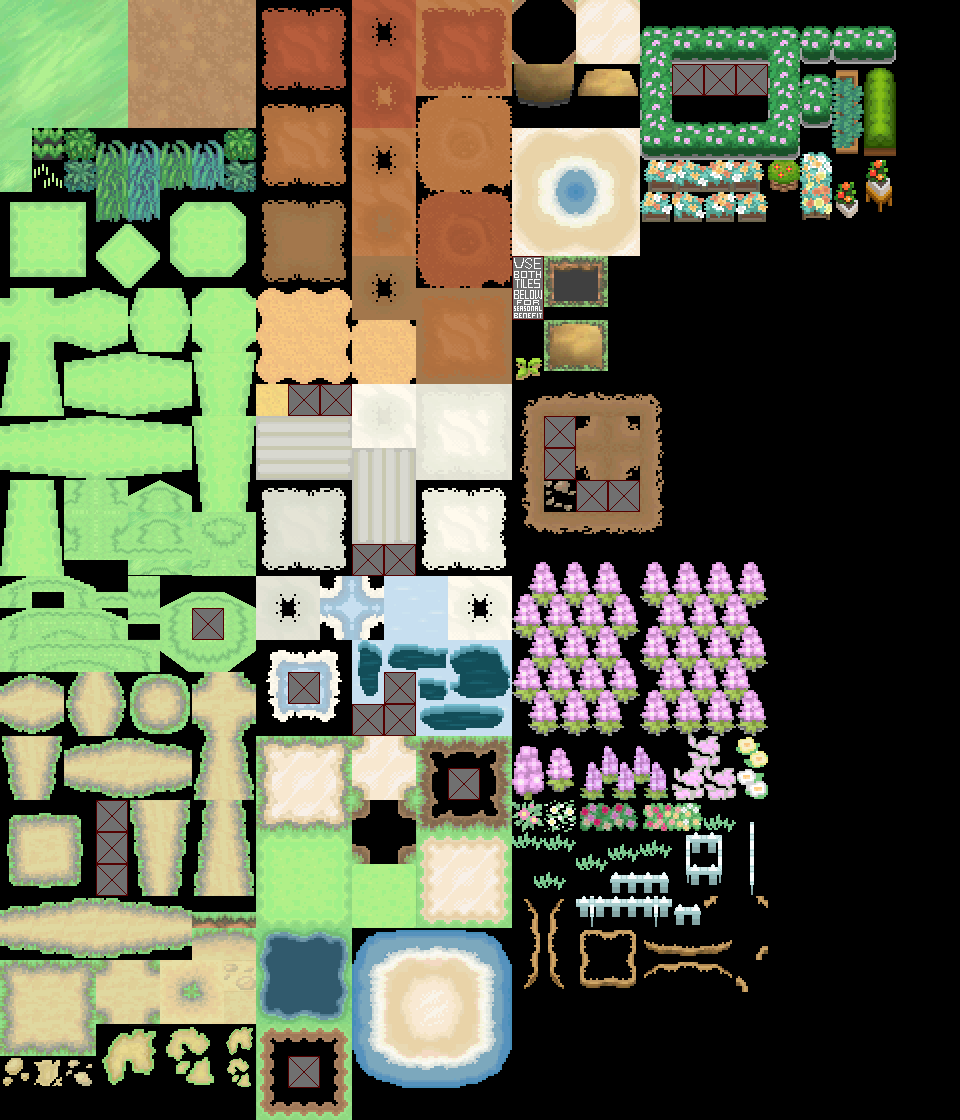

Below is a game level as drawn by its tile map, then a one-line description and the .tmx file that defines it, in full:
An orthogonal 30x35 tile map with 32x32 px tiles, 1 tile layer (Tile Layer 1).

<map version="1.10" tiledversion="1.10.2" orientation="orthogonal" renderorder="right-down" width="30" height="35" tilewidth="32" tileheight="32" infinite="0" nextlayerid="2" nextobjectid="1">
 <tileset firstgid="1" name="tileset-copy" tilewidth="32" tileheight="32" tilecount="6792" columns="8">
  <image source="../seophohoho/project/poke-town/node_modules/phaser3-project-template/assets/map/tileset-copy.png" width="256" height="27168" />
 </tileset>
 <layer id="1" name="Tile Layer 1" width="30" height="35">
  <data encoding="csv">
1,2,3,4,5,6,7,8,273,274,275,276,277,278,279,280,553,554,555,556,729,730,731,732,733,734,735,736,0,0,
9,10,11,12,13,14,15,16,281,282,283,284,285,286,287,288,561,562,563,564,737,738,739,740,741,742,743,744,0,0,
17,18,19,20,21,22,23,24,289,290,291,292,293,294,295,296,569,570,571,572,745,746,747,748,749,750,751,752,0,0,
25,26,27,28,29,30,31,32,297,298,299,300,301,302,303,304,577,578,0,0,753,754,755,756,757,758,759,760,0,0,
33,34,35,36,37,38,39,40,305,306,307,308,309,310,311,312,549,550,551,552,761,762,763,764,765,766,767,768,0,0,
41,42,43,44,45,46,47,48,313,314,315,316,317,318,319,320,557,558,559,560,769,770,771,772,773,774,775,776,0,0,
49,50,51,52,53,54,55,56,321,322,323,324,325,326,327,328,565,566,567,568,777,778,779,780,781,782,783,784,0,0,
57,58,59,60,61,62,63,64,329,330,331,332,333,334,335,336,573,574,575,576,0,0,0,0,0,0,0,0,0,0,
65,66,67,68,69,70,71,72,337,338,339,340,341,342,343,344,585,586,587,0,0,0,0,0,0,0,0,0,0,0,
73,74,75,76,77,78,79,80,345,346,347,348,349,350,351,352,593,594,595,0,0,0,0,0,0,0,0,0,0,0,
81,82,83,84,85,86,87,88,353,354,355,356,357,358,359,360,601,602,603,0,0,0,0,0,0,0,0,0,0,0,
89,90,91,92,93,94,95,96,361,362,363,364,365,366,367,368,609,610,611,0,0,0,0,0,0,0,0,0,0,0,
97,98,99,100,101,102,103,104,369,370,371,372,373,374,375,376,580,581,582,583,584,0,0,0,0,0,0,0,0,0,
105,106,107,108,109,110,111,112,377,378,379,380,381,382,383,384,588,589,590,591,592,0,0,0,0,0,0,0,0,0,
113,114,115,116,117,118,119,120,385,386,387,388,389,390,391,392,596,597,598,599,600,0,0,0,0,0,0,0,0,0,
121,122,123,124,125,126,127,128,393,394,395,396,397,398,399,400,604,605,606,607,608,0,0,0,0,0,0,0,0,0,
129,130,131,132,133,134,135,136,401,402,403,404,405,406,407,408,612,613,614,615,616,0,0,0,0,0,0,0,0,0,
137,138,139,140,141,142,143,144,409,410,411,412,413,414,415,416,617,618,619,620,621,622,623,624,0,0,0,0,0,0,
145,146,147,148,149,150,151,152,417,418,419,420,421,422,423,424,625,626,627,628,629,630,631,632,0,0,0,0,0,0,
153,154,155,156,157,158,159,160,425,426,427,428,429,430,431,432,633,634,635,636,637,638,639,640,0,0,0,0,0,0,
161,162,163,164,165,166,167,168,433,434,435,436,437,438,439,440,641,642,643,644,645,646,647,648,0,0,0,0,0,0,
169,170,171,172,173,174,175,176,441,442,443,444,445,446,447,448,649,650,651,652,653,654,655,656,0,0,0,0,0,0,
177,178,179,180,181,182,183,184,449,450,451,452,453,454,455,456,657,658,659,660,661,662,663,664,0,0,0,0,0,0,
185,186,187,188,189,190,191,192,457,458,459,460,461,462,463,464,665,666,667,668,669,670,671,672,0,0,0,0,0,0,
193,194,195,196,197,198,199,200,465,466,467,468,469,470,471,472,673,674,675,676,677,678,679,680,0,0,0,0,0,0,
201,202,203,204,205,206,207,208,473,474,475,476,477,478,479,480,681,682,683,684,685,686,687,688,0,0,0,0,0,0,
209,210,211,212,213,214,215,216,481,482,483,484,485,486,487,488,689,690,691,692,693,694,695,696,0,0,0,0,0,0,
217,218,219,220,221,222,223,224,489,490,491,492,493,494,495,496,697,698,699,700,701,702,703,704,0,0,0,0,0,0,
225,226,227,228,229,230,231,232,497,498,499,500,501,502,503,504,705,706,707,708,709,710,711,712,0,0,0,0,0,0,
233,234,235,236,237,238,239,240,505,506,507,508,509,510,511,512,713,714,715,716,717,718,719,720,0,0,0,0,0,0,
241,242,243,244,245,246,247,248,513,514,515,516,517,518,519,520,721,722,723,724,725,726,727,728,0,0,0,0,0,0,
249,250,251,252,253,254,255,256,521,522,523,524,525,526,527,528,0,0,0,0,0,0,0,0,0,0,0,0,0,0,
257,258,259,260,261,262,263,264,529,530,531,532,533,534,535,536,0,0,0,0,0,0,0,0,0,0,0,0,0,0,
265,266,267,268,269,270,271,272,537,538,539,540,541,542,543,544,0,0,0,0,0,0,0,0,0,0,0,0,0,0,
0,0,0,0,0,0,0,0,545,546,547,0,0,0,0,0,0,0,0,0,0,0,0,0,0,0,0,0,0,0
</data>
 </layer>
</map>